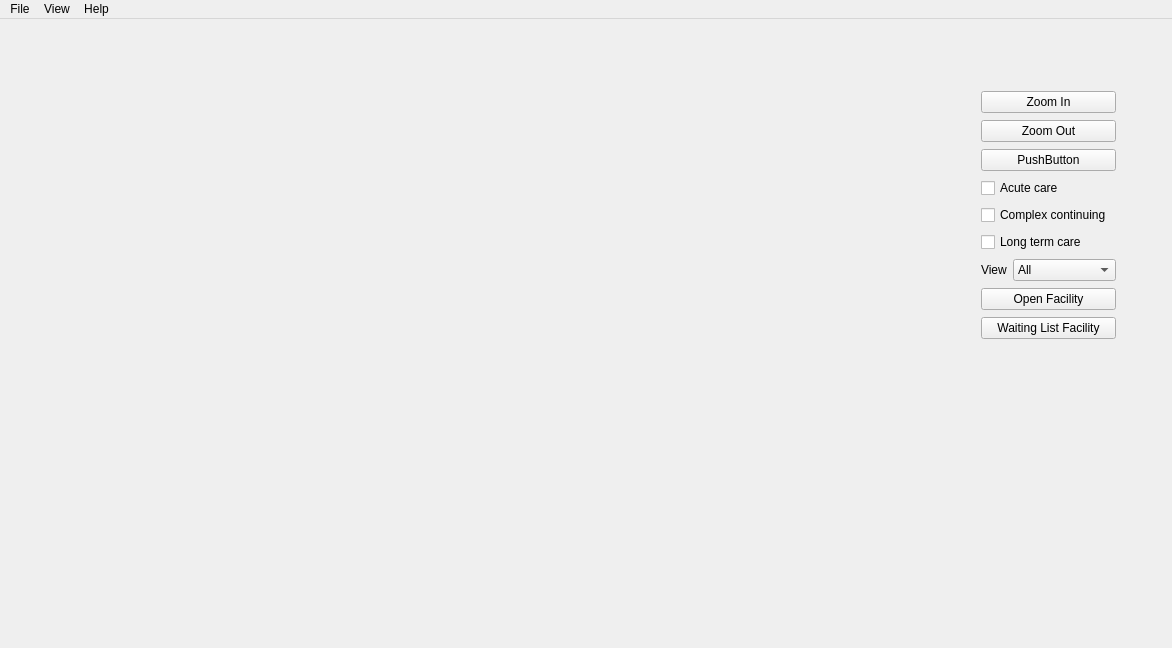
<?xml version="1.0" encoding="UTF-8"?>
<ui version="4.0">
 <class>MainWindow</class>
 <widget class="QMainWindow" name="MainWindow">
  <property name="geometry">
   <rect>
    <x>0</x>
    <y>0</y>
    <width>1172</width>
    <height>648</height>
   </rect>
  </property>
  <property name="windowTitle">
   <string>MainWindow</string>
  </property>
  <widget class="QWidget" name="centralWidget">
   <widget class="QLabel" name="map">
    <property name="geometry">
     <rect>
      <x>9</x>
      <y>70</y>
      <width>941</width>
      <height>521</height>
     </rect>
    </property>
    <property name="text">
     <string/>
    </property>
   </widget>
   <widget class="QWidget" name="">
    <property name="geometry">
     <rect>
      <x>970</x>
      <y>60</y>
      <width>157</width>
      <height>280</height>
     </rect>
    </property>
    <layout class="QVBoxLayout" name="verticalLayout">
     <item>
      <widget class="QPushButton" name="pushButton">
       <property name="text">
        <string>Zoom In</string>
       </property>
      </widget>
     </item>
     <item>
      <widget class="QPushButton" name="pushButton_2">
       <property name="text">
        <string>Zoom Out</string>
       </property>
      </widget>
     </item>
     <item>
      <widget class="QPushButton" name="pushButton_3">
       <property name="text">
        <string>PushButton</string>
       </property>
      </widget>
     </item>
     <item>
      <widget class="QCheckBox" name="checkBox">
       <property name="text">
        <string>Acute care</string>
       </property>
      </widget>
     </item>
     <item>
      <widget class="QCheckBox" name="checkBox_2">
       <property name="text">
        <string>Complex continuing</string>
       </property>
      </widget>
     </item>
     <item>
      <widget class="QCheckBox" name="checkBox_4">
       <property name="text">
        <string>Long term care</string>
       </property>
      </widget>
     </item>
     <item>
      <layout class="QHBoxLayout" name="horizontalLayout">
       <item>
        <widget class="QLabel" name="label">
         <property name="text">
          <string>View</string>
         </property>
        </widget>
       </item>
       <item>
        <widget class="QComboBox" name="comboBox">
         <item>
          <property name="text">
           <string>All</string>
          </property>
         </item>
         <item>
          <property name="text">
           <string>Hospital</string>
          </property>
         </item>
         <item>
          <property name="text">
           <string>Nursing Home</string>
          </property>
         </item>
        </widget>
       </item>
      </layout>
     </item>
     <item>
      <widget class="QPushButton" name="pushButton_5">
       <property name="text">
        <string>Open Facility</string>
       </property>
      </widget>
     </item>
     <item>
      <widget class="QPushButton" name="pushButton_4">
       <property name="text">
        <string>Waiting List Facility</string>
       </property>
      </widget>
     </item>
    </layout>
   </widget>
  </widget>
  <widget class="QMenuBar" name="menuBar">
   <property name="geometry">
    <rect>
     <x>0</x>
     <y>0</y>
     <width>1172</width>
     <height>25</height>
    </rect>
   </property>
   <widget class="QMenu" name="menuFile">
    <property name="title">
     <string>File</string>
    </property>
    <widget class="QMenu" name="menuControl_Panel">
     <property name="title">
      <string>Control Panel</string>
     </property>
     <addaction name="actionOn"/>
     <addaction name="separator"/>
     <addaction name="actionOff"/>
    </widget>
    <widget class="QMenu" name="menuSearch">
     <property name="title">
      <string>Search</string>
     </property>
     <widget class="QMenu" name="menuAvailable_Beds">
      <property name="title">
       <string>Available Beds</string>
      </property>
      <addaction name="actionAcute_Care"/>
      <addaction name="separator"/>
      <addaction name="actionComplex_Continuing_Care"/>
      <addaction name="separator"/>
      <addaction name="actionLong_Term_Care"/>
     </widget>
     <addaction name="menuAvailable_Beds"/>
    </widget>
    <addaction name="menuControl_Panel"/>
    <addaction name="separator"/>
    <addaction name="menuSearch"/>
    <addaction name="separator"/>
    <addaction name="actionLogout"/>
   </widget>
   <widget class="QMenu" name="menuView">
    <property name="title">
     <string>View</string>
    </property>
    <widget class="QMenu" name="menuFacility">
     <property name="title">
      <string>Facility</string>
     </property>
     <addaction name="actionHospital"/>
     <addaction name="separator"/>
     <addaction name="actionNursing_Home"/>
    </widget>
    <widget class="QMenu" name="menuZoom">
     <property name="title">
      <string>Zoom</string>
     </property>
     <addaction name="actionZoom_In"/>
     <addaction name="separator"/>
     <addaction name="actionZoom_Out"/>
    </widget>
    <addaction name="menuFacility"/>
    <addaction name="separator"/>
    <addaction name="actionFull_Screen"/>
    <addaction name="separator"/>
    <addaction name="menuZoom"/>
   </widget>
   <widget class="QMenu" name="menuHelp">
    <property name="title">
     <string>Help</string>
    </property>
    <addaction name="actionAbout"/>
   </widget>
   <addaction name="menuFile"/>
   <addaction name="menuView"/>
   <addaction name="menuHelp"/>
  </widget>
  <action name="actionAbout">
   <property name="text">
    <string>About</string>
   </property>
  </action>
  <action name="actionHospital">
   <property name="text">
    <string>Hospital</string>
   </property>
  </action>
  <action name="actionNursing_Home">
   <property name="text">
    <string>Nursing Home</string>
   </property>
  </action>
  <action name="actionFull_Screen">
   <property name="text">
    <string>Full Screen</string>
   </property>
  </action>
  <action name="actionZoom_In">
   <property name="text">
    <string>Zoom In</string>
   </property>
  </action>
  <action name="actionZoom_Out">
   <property name="text">
    <string>Zoom Out</string>
   </property>
  </action>
  <action name="actionOn">
   <property name="text">
    <string>On</string>
   </property>
  </action>
  <action name="actionOff">
   <property name="text">
    <string>Off</string>
   </property>
  </action>
  <action name="actionLogout">
   <property name="text">
    <string>Logout</string>
   </property>
  </action>
  <action name="actionAcute_Care">
   <property name="text">
    <string>Acute Care</string>
   </property>
  </action>
  <action name="actionComplex_Continuing_Care">
   <property name="text">
    <string>Complex Continuing Care</string>
   </property>
  </action>
  <action name="actionLong_Term_Care">
   <property name="text">
    <string>Long Term Care</string>
   </property>
  </action>
 </widget>
 <layoutdefault spacing="6" margin="11"/>
 <resources/>
 <connections/>
</ui>
